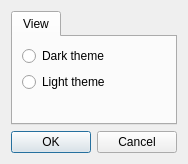
<?xml version="1.0" encoding="UTF-8"?>
<ui version="4.0">
 <class>ConfigDialog</class>
 <widget class="QDialog" name="ConfigDialog">
  <property name="geometry">
   <rect>
    <x>0</x>
    <y>0</y>
    <width>184</width>
    <height>164</height>
   </rect>
  </property>
  <property name="windowTitle">
   <string>Dialog</string>
  </property>
  <layout class="QVBoxLayout" name="verticalLayout">
   <item>
    <widget class="QTabWidget" name="tabWidget">
     <widget class="QWidget" name="tabView">
      <attribute name="title">
       <string>View</string>
      </attribute>
      <layout class="QFormLayout" name="formLayout_2">
       <item row="0" column="0">
        <widget class="QRadioButton" name="DarkThemeButton">
         <property name="text">
          <string>Dark theme</string>
         </property>
        </widget>
       </item>
       <item row="1" column="0">
        <widget class="QRadioButton" name="LightThemeButton">
         <property name="text">
          <string>Light theme</string>
         </property>
        </widget>
       </item>
      </layout>
     </widget>
    </widget>
   </item>
   <item>
    <widget class="QDialogButtonBox" name="buttonBox">
     <property name="orientation">
      <enum>Qt::Horizontal</enum>
     </property>
     <property name="standardButtons">
      <set>QDialogButtonBox::Cancel|QDialogButtonBox::Ok</set>
     </property>
     <property name="centerButtons">
      <bool>false</bool>
     </property>
    </widget>
   </item>
  </layout>
 </widget>
 <resources/>
 <connections>
  <connection>
   <sender>buttonBox</sender>
   <signal>rejected()</signal>
   <receiver>ConfigDialog</receiver>
   <slot>reject()</slot>
   <hints>
    <hint type="sourcelabel">
     <x>316</x>
     <y>260</y>
    </hint>
    <hint type="destinationlabel">
     <x>286</x>
     <y>274</y>
    </hint>
   </hints>
  </connection>
  <connection>
   <sender>buttonBox</sender>
   <signal>accepted()</signal>
   <receiver>ConfigDialog</receiver>
   <slot>accept()</slot>
   <hints>
    <hint type="sourcelabel">
     <x>248</x>
     <y>254</y>
    </hint>
    <hint type="destinationlabel">
     <x>157</x>
     <y>274</y>
    </hint>
   </hints>
  </connection>
 </connections>
</ui>
